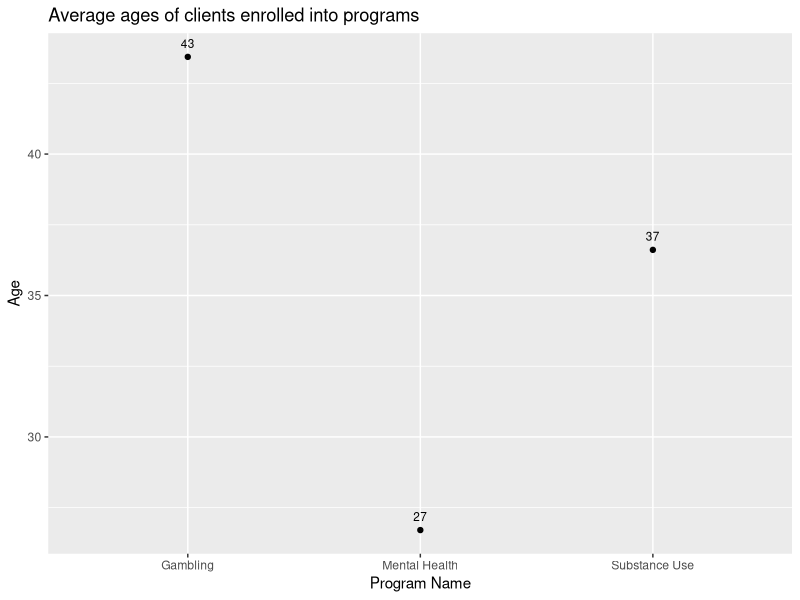

Generate this figure with R:
library(ggplot2)
library(tidyverse)

#Reading the HFS Data as csv into a variable
hfsData <- read.csv("HFS Service Data.csv")

#Grouping the HFS data by 'recordID' first and then by 'program_name' and finally calculating the mean of ages
hfsData <- hfsData %>% group_by(recordID) %>% group_by(program_name) %>% summarise(age = mean(age))

#Generating a Scatter Plot
ggplot(hfsData, aes(program_name, age)) + 
  ggtitle("Average ages of clients enrolled into programs") + 
  xlab("Program Name") + 
  ylab("Age") +
  geom_text(aes(label=round(age)), vjust=-1, color="Black", size=3)+
  geom_point()